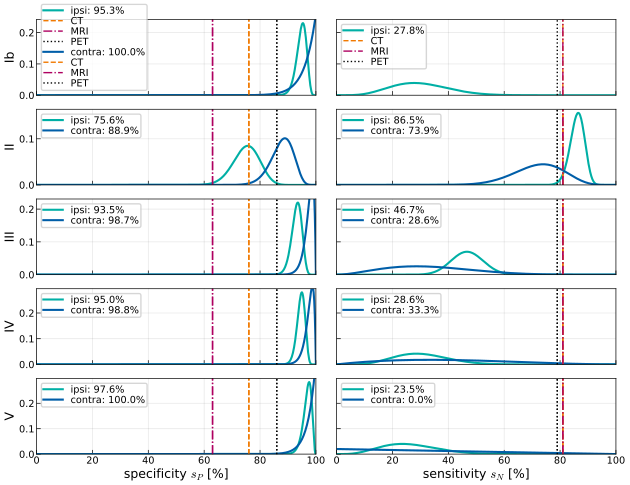

The script that drew this image:
"""
Analyze the senstivity and specificity of the CLB data.
"""
from pathlib import Path
from typing import Optional
import re

import pandas as pd
import numpy as np
import scipy as sp
import matplotlib.pyplot as plt

from lyscripts.plot.histograms import get_size


def extract_confusion_matrix(
    data: pd.DataFrame,
    observed_modality: str,
    truth_modality: str,
    side: str,
    lnl: str,
    table_dir: Optional[str] = None,
) -> pd.DataFrame:
    """
    Extract the confusion matrix of the `observed_modality` from the `data`, based on
    the true values as reported by the `truth_modality`. Do this for the specified
    `side` of the neck and the requested `lnl`. The returned `confusion_matrix` is a
    2x2 `DataFrame` and can be indexed like this:

    >>> observed = False
    >>> truth = True
    >>> num_false_positive = confusion_matrix[observed][truth]
    """
    observed_column = (observed_modality, side, lnl)
    truth_column = (truth_modality, side, lnl)
    counted_cases = data.groupby([observed_column, truth_column], as_index=False).size()
    confusion_matrix = counted_cases.pivot_table(
        values="size",
        aggfunc=sum,
        index=[truth_column],
        columns=[observed_column],
    )
    confusion_matrix.index.name = "truth"
    confusion_matrix.columns.name = "observed"

    for obs in [False, True]:
        if obs not in confusion_matrix:
            confusion_matrix[obs] = 0

    if table_dir is not None:
        write_latex(
            confusion_matrix,
            observation=observed_modality,
            truth=truth_modality,
            side=side,
            lnl=lnl,
            table_dir=table_dir,
        )
    return confusion_matrix


def write_latex(
    confusion_matrix: pd.DataFrame,
    observation: str,
    truth: str,
    side: str,
    lnl: str,
    table_dir: str,
    width: float = 0.45,
):
    """Write a confusion matrix nicely into a LaTeX file."""
    Path(table_dir).mkdir(exist_ok=True)
    table_path = Path(table_dir) / f"{observation}-vs-{truth}-{side}-{lnl}"
    table_path = table_path.with_suffix(".tex")
    caption = f"{side}lateral LNL {lnl}"

    with open(table_path, mode="w") as table_file:
        latex = confusion_matrix.to_latex(
            column_format=r"|l|rr|",
            caption=caption,
        )
        latex = latex.replace("_", " ")
        latex = latex.replace(
            r"\begin{table}",
            r"\begin{subtable}{" + f"{width:.2f}" + r"\textwidth}"
        )
        latex = latex.replace(r"\end{table}", r"\end{subtable}")
        latex = re.sub("\w*rule", "hline", latex)

        latex_lines = latex.splitlines()
        for i,line in enumerate(latex_lines):
            if i == 5:
                latex_lines[i] = line.replace("observed", r"\diagbox{truth}{observed}")
            elif i == 6:
                latex_lines[i] = ""
        latex = "\n".join(latex_lines)

        table_file.write(latex)


def comp_scaled_beta_posterior(
    x: np.ndarray,
    num_success: int,
    num_fail: int,
) -> np.ndarray:
    """
    Compute the Beta posterior over the success probability (in percent) for
    `num_success` observed successes and `num_total` tries.
    """
    return sp.stats.beta.pdf(x / 100., num_success+1, num_fail+1) / 100.


INPUT = Path("../data/2021-clb-oropharynx.csv")
OUTPUT = Path(__file__).with_suffix(".svg")
LNLS = ["Ib", "II", "III", "IV", "V"]
COLORS = {
    "blue": '#005ea8',
    "green": '#00afa5',
    "orange": '#f17900',
    "red": '#ae0060',
    "gray": '#c5d5db',
}
CT = {
    "specificity": 76,
    "sensitivity": 81,
}
MRI = {
    "specificity": 63,
    "sensitivity": 81,
}
PET = {
    "specificity": 86,
    "sensitivity": 79,
}


if __name__ == "__main__":
    data = pd.read_csv(INPUT, header=[0,1,2])

    confusion_matrices = {}
    for side in ["ipsi", "contra"]:
        confusion_matrices[side] = {}
        for lnl in LNLS:
            confusion_matrices[side][lnl] = extract_confusion_matrix(
                data=data,
                observed_modality="diagnostic_consensus",
                truth_modality="pathology",
                side=side,
                lnl=lnl,
                table_dir="../tables",
            )

    plt.style.use("../../../.mplstyle")
    fig, ax = plt.subplots(
        nrows=len(LNLS), ncols=2,
        sharex=True, sharey="row",
        figsize=get_size(width="full", ratio=1.3),
    )

    ax[-1,0].set_xlabel("specificity $s_P$ [%]")
    ax[-1,1].set_xlabel("sensitivity $s_N$ [%]")

    x = np.linspace(0., 100., 500)
    for side in ["ipsi", "contra"]:
        color = COLORS["green"] if side == "ipsi" else COLORS["blue"]
        for i,lnl in enumerate(LNLS):
            try:
                confusion_matrix = confusion_matrices[side][lnl]
                true_negative = confusion_matrix[False][False]
                false_positive = confusion_matrix[True][False]
                specificity = true_negative / (true_negative + false_positive)
                posterior_over_specificity = comp_scaled_beta_posterior(
                    x=x,
                    num_success=true_negative,
                    num_fail=false_positive,
                )
                ax[i,0].plot(
                    x, posterior_over_specificity,
                    color=color,
                    linewidth=1.5,
                    label=f"{side}: {specificity:.1%}"
                )
                ax[i,0].axvline(
                    CT["specificity"],
                    color=COLORS["orange"],
                    linestyle="--",
                    label="CT" if i == 0 else None,
                )
                ax[i,0].axvline(
                    MRI["specificity"],
                    color=COLORS["red"],
                    linestyle="-.",
                    label="MRI" if i == 0 else None,
                )
                ax[i,0].axvline(
                    PET["specificity"],
                    color="black",
                    linestyle=":",
                    label="PET" if i == 0 else None,
                )
                ax[i,0].set_xlim(left=0., right=100.)
                ax[i,0].set_ylabel(lnl)
                ax[i,0].legend()
            except KeyError:
                pass

            try:
                true_positive = confusion_matrix[True][True]
                false_negative = confusion_matrix[False][True]
                sensitivity = true_positive / (true_positive + false_negative)
                posterior_over_sensitivity = comp_scaled_beta_posterior(
                    x=x,
                    num_success=true_positive,
                    num_fail=false_negative,
                )
                ax[i,1].plot(
                    x, posterior_over_sensitivity,
                    color=color,
                    linewidth=1.5,
                    label=f"{side}: {sensitivity:.1%}"
                )
                ax[i,1].axvline(
                    CT["sensitivity"],
                    color=COLORS["orange"],
                    linestyle="--",
                    label="CT" if i == 0 else None,
                )
                ax[i,1].axvline(
                    MRI["sensitivity"],
                    color=COLORS["red"],
                    linestyle="-.",
                    label="MRI" if i == 0 else None,
                )
                ax[i,1].axvline(
                    PET["sensitivity"],
                    color="black",
                    linestyle=":",
                    label="PET" if i == 0 else None,
                )
                ax[i,1].set_xlim(left=0., right=100.)
                ax[i,1].set_ylim(bottom=0.)
                ax[i,1].legend()
            except KeyError:
                pass

    plt.savefig(OUTPUT)
